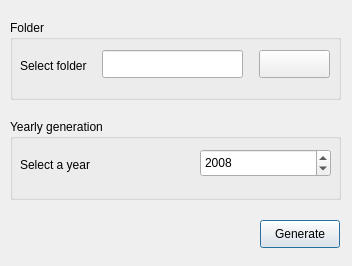
<ui version="4.0" >
 <class>Yearly</class>
 <widget class="QDialog" name="Yearly" >
  <property name="geometry" >
   <rect>
    <x>0</x>
    <y>0</y>
    <width>352</width>
    <height>266</height>
   </rect>
  </property>
  <property name="minimumSize" >
   <size>
    <width>352</width>
    <height>266</height>
   </size>
  </property>
  <property name="maximumSize" >
   <size>
    <width>352</width>
    <height>266</height>
   </size>
  </property>
  <property name="windowTitle" >
   <string>Qsalat - yearly prayer times</string>
  </property>
  <widget class="QGroupBox" name="groupBox" >
   <property name="geometry" >
    <rect>
     <x>10</x>
     <y>119</y>
     <width>331</width>
     <height>81</height>
    </rect>
   </property>
   <property name="title" >
    <string>Yearly generation</string>
   </property>
   <widget class="QLabel" name="label_3" >
    <property name="geometry" >
     <rect>
      <x>10</x>
      <y>30</y>
      <width>91</width>
      <height>31</height>
     </rect>
    </property>
    <property name="text" >
     <string>Select a year</string>
    </property>
   </widget>
   <widget class="QSpinBox" name="yearBox" >
    <property name="geometry" >
     <rect>
      <x>190</x>
      <y>30</y>
      <width>131</width>
      <height>28</height>
     </rect>
    </property>
    <property name="minimum" >
     <number>1900</number>
    </property>
    <property name="maximum" >
     <number>2100</number>
    </property>
    <property name="value" >
     <number>2008</number>
    </property>
   </widget>
  </widget>
  <widget class="QPushButton" name="generateButton" >
   <property name="geometry" >
    <rect>
     <x>260</x>
     <y>220</y>
     <width>80</width>
     <height>28</height>
    </rect>
   </property>
   <property name="text" >
    <string>Generate</string>
   </property>
  </widget>
  <widget class="QGroupBox" name="groupBox_2" >
   <property name="geometry" >
    <rect>
     <x>10</x>
     <y>20</y>
     <width>331</width>
     <height>80</height>
    </rect>
   </property>
   <property name="title" >
    <string>Folder</string>
   </property>
   <widget class="QPushButton" name="selectButton" >
    <property name="geometry" >
     <rect>
      <x>249</x>
      <y>30</y>
      <width>71</width>
      <height>28</height>
     </rect>
    </property>
    <property name="text" >
     <string/>
    </property>
   </widget>
   <widget class="QLineEdit" name="pathEdit" >
    <property name="geometry" >
     <rect>
      <x>92</x>
      <y>30</y>
      <width>141</width>
      <height>28</height>
     </rect>
    </property>
   </widget>
   <widget class="QLabel" name="label" >
    <property name="geometry" >
     <rect>
      <x>10</x>
      <y>30</y>
      <width>81</width>
      <height>31</height>
     </rect>
    </property>
    <property name="text" >
     <string>Select folder</string>
    </property>
   </widget>
  </widget>
 </widget>
 <resources/>
 <connections/>
</ui>
